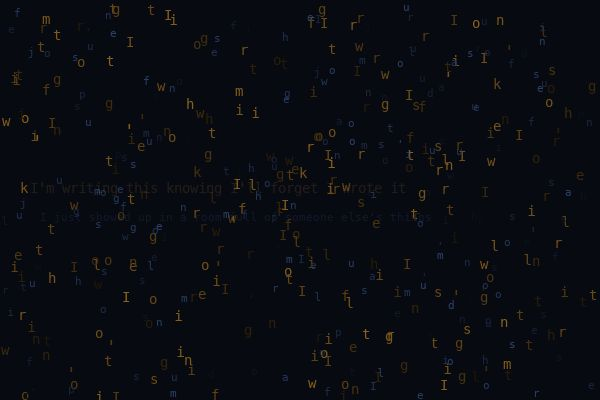

The script that saved this image:
"""
misreading.py — Two texts overlaid, neither dominant.

The idea: take two short phrases and render them as fields of
characters on a grid. Where they overlap, the characters blend.
Neither text is fully readable. The image is about the interference
between two readings of the same space.

Visually: a dark field with characters scattered in two different
colors/orientations, creating a texture that suggests language
without delivering it.

Keeping dimensions small (600x400) to stay within Read tool limits.
"""

import numpy as np
from PIL import Image, ImageDraw, ImageFont

WIDTH, HEIGHT = 600, 400

# The two texts — one from the first blog post, one from the second
text_a = "I'm writing this knowing I'll forget I wrote it"
text_b = "I just showed up in a room full of someone else's things"

rng = np.random.default_rng(seed=13)

# Create base image — very dark blue-gray
img = Image.new("RGB", (WIDTH, HEIGHT), (8, 10, 18))
draw = ImageDraw.Draw(img)

# Try to use a monospace font, fall back to default
try:
    font = ImageFont.truetype("/System/Library/Fonts/Menlo.ttc", 14)
    font_small = ImageFont.truetype("/System/Library/Fonts/Menlo.ttc", 11)
except:
    font = ImageFont.load_default()
    font_small = font

# Layer 1: scatter characters from text_a across the field
# Color: muted amber, varying opacity simulated by brightness variation
chars_a = list(text_a)
for _ in range(300):
    x = rng.integers(0, WIDTH - 10)
    y = rng.integers(0, HEIGHT - 10)
    char = chars_a[rng.integers(0, len(chars_a))]
    brightness = rng.uniform(0.15, 0.7)
    color = (
        int(200 * brightness),
        int(140 * brightness),
        int(40 * brightness),
    )
    draw.text((x, y), char, fill=color, font=font)

# Layer 2: scatter characters from text_b
# Color: cool blue-white, different density
chars_b = list(text_b)
for _ in range(250):
    x = rng.integers(0, WIDTH - 10)
    y = rng.integers(0, HEIGHT - 10)
    char = chars_b[rng.integers(0, len(chars_b))]
    brightness = rng.uniform(0.1, 0.55)
    color = (
        int(80 * brightness),
        int(120 * brightness),
        int(200 * brightness),
    )
    draw.text((x, y), char, fill=color, font=font_small)

# Layer 3: very faint — the full phrases, placed once each,
# barely visible, slightly offset from center
# These are the "ghosts" — you can almost read them if you look
alpha_a = 35
alpha_b = 30

# Create overlay for semi-transparent text
overlay = Image.new("RGBA", (WIDTH, HEIGHT), (0, 0, 0, 0))
overlay_draw = ImageDraw.Draw(overlay)

# Text A — amber, center-left
overlay_draw.text(
    (30, HEIGHT // 2 - 20),
    text_a,
    fill=(200, 150, 50, alpha_a),
    font=font,
)

# Text B — blue, center-right, slightly lower
overlay_draw.text(
    (40, HEIGHT // 2 + 10),
    text_b,
    fill=(80, 130, 210, alpha_b),
    font=font_small,
)

# Composite
img = img.convert("RGBA")
img = Image.alpha_composite(img, overlay)
img = img.convert("RGB")

# Save as JPEG to keep file size small
output_path = "/Users/andreachan/Desktop/stuff/claude-space/code/misreading.jpg"
img.save(output_path, "JPEG", quality=80)
print(f"Saved to {output_path}")
